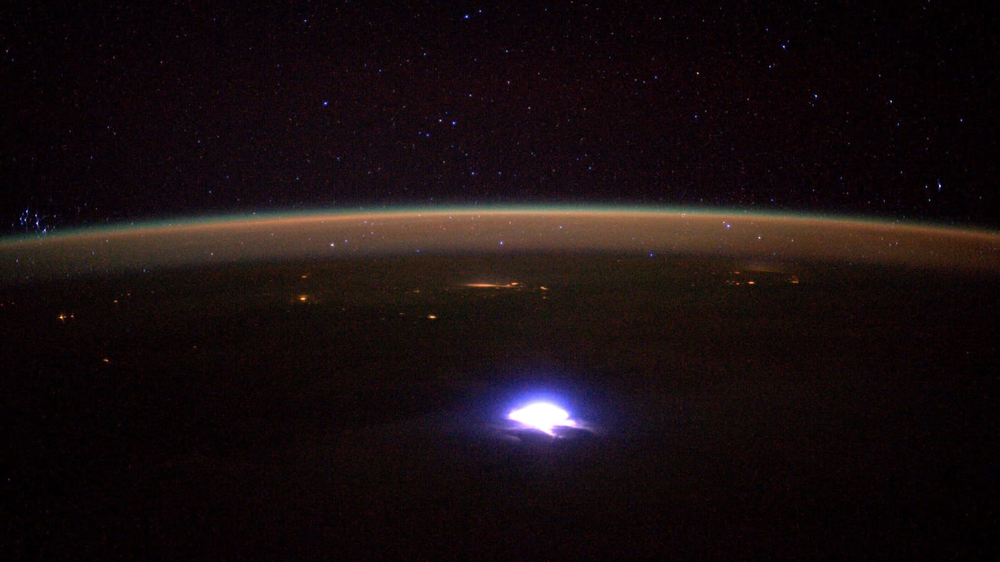
//> input picture training_codes/images/luz.png, 1000 x 562 px, shrunk from 1600 x 899 before the run
$ ./segmentation_v2   (built with g++ and OpenCV 4)
//> lines starting //> are read from the running program, lines starting //| are printed output that depends on the picture; after the words box and inside, x2 and y2 are one past the last pixel; in counts of white or black regions, pixels touching at a corner belong together
// Para compilar: g++ segmentacao.cpp -o main.exe `pkg-config --cflags --libs
// opencv4` Para executar: ./main.exe

#include <filesystem>
#include <iostream>
#include <opencv2/opencv.hpp>

using namespace cv;
using namespace std;

int main() {

  Mat luz = imread("../images/luz.png"); // carregar a imagem da luz visível
//> luz is the input picture: 562 rows x 1000 cols, CV_8UC3; mean B, G, R 15.6, 14, 23.7

  filesystem::path outdir = "../results/segmentation/test_1/";
  filesystem::create_directories(outdir);

  if (luz.empty()) {
    cerr << "Error: Could load image\n";
    return -1;
  }

  if (luz.channels() != 3) {
    cerr << "Error: Image not BGR\n";
    return -1;
  }

  // Converter a imagem para o espaço de cores HSV
  Mat hsv;
  cvtColor(luz, hsv, COLOR_BGR2HSV);
//> hsv: 562 rows x 1000 cols, CV_8UC3; mean H, S, V 105.6, 159.5, 25.1

  // Definir os limites da cor azul em HSV
  Scalar menorazul(126, 100, 100);
  Scalar maiorazul(150, 255, 255);
  Scalar branco(0, 0, 240);
  Scalar branco2(179, 55, 255);
  Scalar roxo(151, 100, 100);
  Scalar roxo2(169, 255, 255);

  // Criar máscaras para as cores azul, branco e roxo
  Mat mascara1, mascara2, mascara3;
  inRange(hsv, menorazul, maiorazul, mascara1);
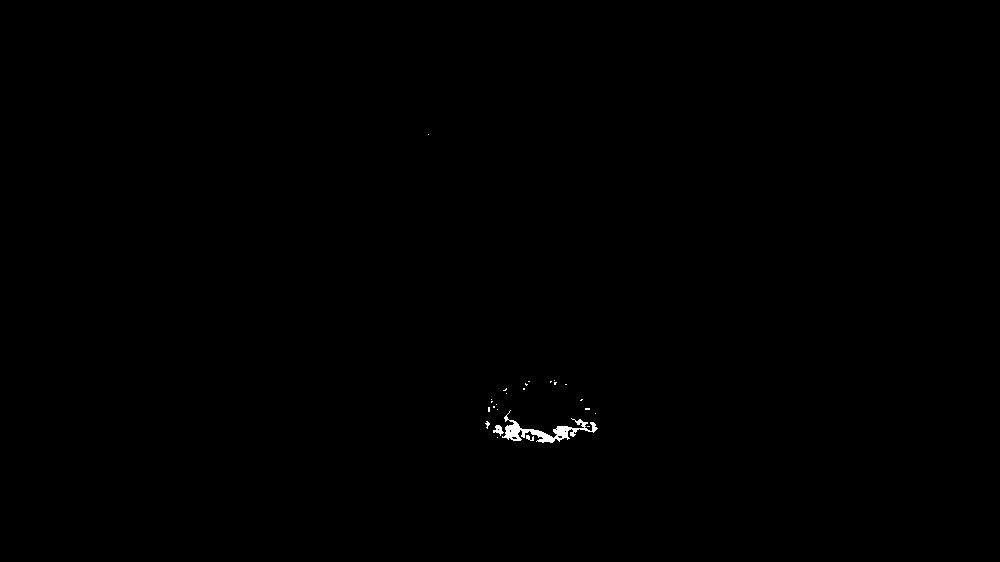
//> mascara1: 562 rows x 1000 cols, CV_8UC1; 0.18% white; 25 white regions (22 under 20 px), largest, box (x1, y1, x2, y2) and area: (502, 410, 598, 443) 833, (493, 425, 504, 436) 63, (526, 435, 534, 441) 28
  inRange(hsv, branco, branco2, mascara2);
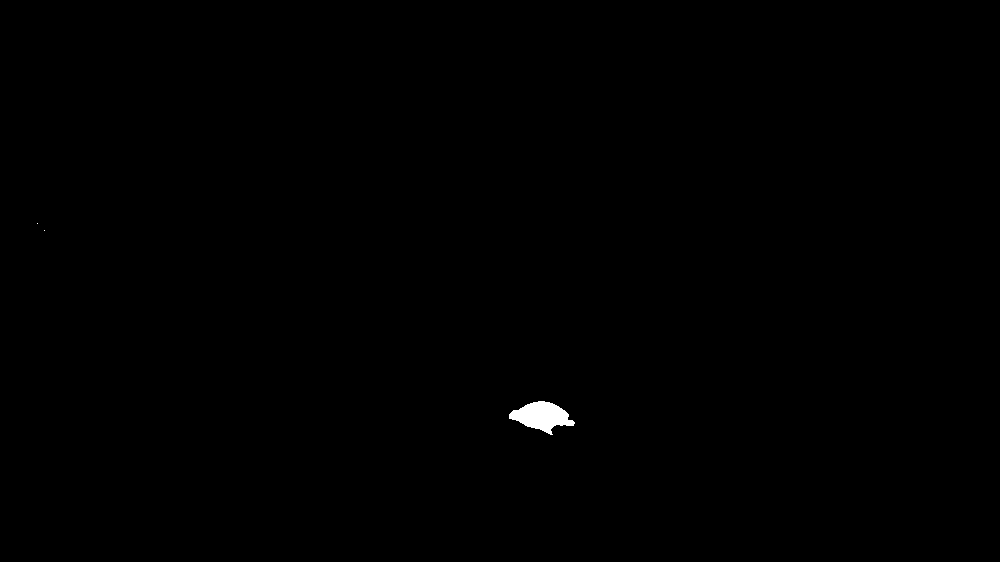
//> mascara2: 562 rows x 1000 cols, CV_8UC1; 0.22% white; 3 white regions (2 under 20 px), largest, box (x1, y1, x2, y2) and area: (509, 401, 575, 435) 1259
  inRange(hsv, roxo, roxo2, mascara3);
//> mascara3: 562 rows x 1000 cols, CV_8UC1; every value is 0

  // Combinar as três máscaras
  Mat mascara = mascara1 | mascara2 | mascara3;
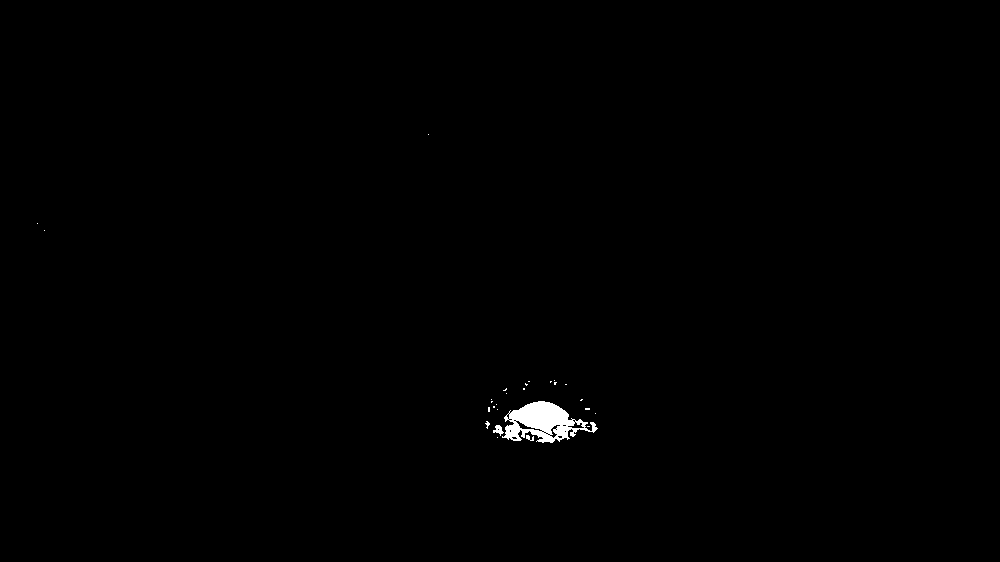
//> mascara: 562 rows x 1000 cols, CV_8UC1; 0.4% white; 27 white regions (24 under 20 px), largest, box (x1, y1, x2, y2) and area: (502, 401, 598, 443) 2092, (493, 425, 504, 436) 63, (526, 435, 534, 441) 28

  // Aplicar a máscara à imagem original
  Mat resultado;
  bitwise_and(luz, luz, resultado, mascara);

  // resize(luz, luz, Size(), 0.5, 0.5);

  // Mostrar as imagens
  imshow("Imagem Original", luz);
  imshow("Máscara", mascara);
  imwrite("../results/segmentation/test_1/process.png", resultado);

  waitKey(0);
  return 0;
}
